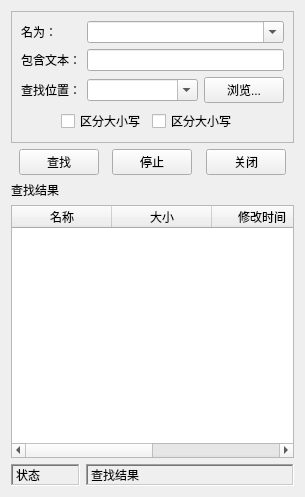
<ui version="4.0" >
 <class>FindFileForm</class>
 <widget class="QWidget" name="FindFileForm" >
  <property name="geometry" >
   <rect>
    <x>0</x>
    <y>0</y>
    <width>305</width>
    <height>497</height>
   </rect>
  </property>
  <property name="windowTitle" >
   <string>查找文件</string>
  </property>
  <property name="windowIcon" >
   <iconset/>
  </property>
  <layout class="QVBoxLayout" >
   <item>
    <widget class="QFrame" name="frame" >
     <property name="frameShape" >
      <enum>QFrame::StyledPanel</enum>
     </property>
     <property name="frameShadow" >
      <enum>QFrame::Raised</enum>
     </property>
     <layout class="QVBoxLayout" >
      <item>
       <layout class="QGridLayout" >
        <item row="0" column="0" >
         <widget class="QLabel" name="label" >
          <property name="sizePolicy" >
           <sizepolicy vsizetype="Preferred" hsizetype="Fixed" >
            <horstretch>0</horstretch>
            <verstretch>0</verstretch>
           </sizepolicy>
          </property>
          <property name="text" >
           <string>名为：</string>
          </property>
         </widget>
        </item>
        <item row="0" column="1" colspan="2" >
         <widget class="QComboBox" name="nameComboBox" >
          <property name="editable" >
           <bool>true</bool>
          </property>
         </widget>
        </item>
        <item row="1" column="0" >
         <widget class="QLabel" name="label_2" >
          <property name="sizePolicy" >
           <sizepolicy vsizetype="Preferred" hsizetype="Fixed" >
            <horstretch>0</horstretch>
            <verstretch>0</verstretch>
           </sizepolicy>
          </property>
          <property name="text" >
           <string>包含文本：</string>
          </property>
         </widget>
        </item>
        <item row="1" column="1" colspan="2" >
         <widget class="QLineEdit" name="txtLineEdit" />
        </item>
        <item row="2" column="0" >
         <widget class="QLabel" name="label_3" >
          <property name="sizePolicy" >
           <sizepolicy vsizetype="Preferred" hsizetype="Fixed" >
            <horstretch>0</horstretch>
            <verstretch>0</verstretch>
           </sizepolicy>
          </property>
          <property name="text" >
           <string>查找位置：</string>
          </property>
         </widget>
        </item>
        <item row="2" column="1" >
         <widget class="QComboBox" name="dirComboBox" >
          <property name="editable" >
           <bool>true</bool>
          </property>
         </widget>
        </item>
        <item row="2" column="2" >
         <widget class="QPushButton" name="browsePushBtn" >
          <property name="sizePolicy" >
           <sizepolicy vsizetype="Fixed" hsizetype="Maximum" >
            <horstretch>0</horstretch>
            <verstretch>0</verstretch>
           </sizepolicy>
          </property>
          <property name="text" >
           <string>浏览...</string>
          </property>
         </widget>
        </item>
       </layout>
      </item>
      <item>
       <layout class="QHBoxLayout" >
        <item>
         <spacer>
          <property name="orientation" >
           <enum>Qt::Horizontal</enum>
          </property>
          <property name="sizeType" >
           <enum>QSizePolicy::Fixed</enum>
          </property>
          <property name="sizeHint" >
           <size>
            <width>40</width>
            <height>20</height>
           </size>
          </property>
         </spacer>
        </item>
        <item>
         <widget class="QCheckBox" name="sensitiveCheckBox" >
          <property name="text" >
           <string>区分大小写</string>
          </property>
         </widget>
        </item>
        <item>
         <widget class="QCheckBox" name="subfolderCheckBox" >
          <property name="text" >
           <string>区分大小写</string>
          </property>
         </widget>
        </item>
        <item>
         <spacer>
          <property name="orientation" >
           <enum>Qt::Horizontal</enum>
          </property>
          <property name="sizeType" >
           <enum>QSizePolicy::Expanding</enum>
          </property>
          <property name="sizeHint" >
           <size>
            <width>40</width>
            <height>20</height>
           </size>
          </property>
         </spacer>
        </item>
       </layout>
      </item>
     </layout>
    </widget>
   </item>
   <item>
    <layout class="QHBoxLayout" >
     <item>
      <spacer>
       <property name="orientation" >
        <enum>Qt::Horizontal</enum>
       </property>
       <property name="sizeHint" >
        <size>
         <width>40</width>
         <height>20</height>
        </size>
       </property>
      </spacer>
     </item>
     <item>
      <widget class="QPushButton" name="findPushBtn" >
       <property name="text" >
        <string>查找</string>
       </property>
      </widget>
     </item>
     <item>
      <spacer>
       <property name="orientation" >
        <enum>Qt::Horizontal</enum>
       </property>
       <property name="sizeHint" >
        <size>
         <width>40</width>
         <height>20</height>
        </size>
       </property>
      </spacer>
     </item>
     <item>
      <widget class="QPushButton" name="stopPushBtn" >
       <property name="text" >
        <string>停止</string>
       </property>
      </widget>
     </item>
     <item>
      <spacer>
       <property name="orientation" >
        <enum>Qt::Horizontal</enum>
       </property>
       <property name="sizeHint" >
        <size>
         <width>40</width>
         <height>20</height>
        </size>
       </property>
      </spacer>
     </item>
     <item>
      <widget class="QPushButton" name="closePushBtn" >
       <property name="text" >
        <string>关闭</string>
       </property>
      </widget>
     </item>
     <item>
      <spacer>
       <property name="orientation" >
        <enum>Qt::Horizontal</enum>
       </property>
       <property name="sizeHint" >
        <size>
         <width>40</width>
         <height>20</height>
        </size>
       </property>
      </spacer>
     </item>
    </layout>
   </item>
   <item>
    <widget class="QLabel" name="label_4" >
     <property name="text" >
      <string>查找结果</string>
     </property>
    </widget>
   </item>
   <item>
    <widget class="QTableWidget" name="resultTableWidget" >
     <column>
      <property name="text" >
       <string>名称</string>
      </property>
     </column>
     <column>
      <property name="text" >
       <string>大小</string>
      </property>
     </column>
     <column>
      <property name="text" >
       <string>修改时间</string>
      </property>
     </column>
     <column>
      <property name="text" >
       <string>权限</string>
      </property>
     </column>
    </widget>
   </item>
   <item>
    <layout class="QHBoxLayout" >
     <item>
      <widget class="QLabel" name="statusLabel" >
       <property name="sizePolicy" >
        <sizepolicy vsizetype="Preferred" hsizetype="Preferred" >
         <horstretch>1</horstretch>
         <verstretch>0</verstretch>
        </sizepolicy>
       </property>
       <property name="frameShape" >
        <enum>QFrame::WinPanel</enum>
       </property>
       <property name="frameShadow" >
        <enum>QFrame::Sunken</enum>
       </property>
       <property name="text" >
        <string>状态</string>
       </property>
      </widget>
     </item>
     <item>
      <widget class="QLabel" name="resultLabel" >
       <property name="sizePolicy" >
        <sizepolicy vsizetype="Preferred" hsizetype="Preferred" >
         <horstretch>3</horstretch>
         <verstretch>0</verstretch>
        </sizepolicy>
       </property>
       <property name="frameShape" >
        <enum>QFrame::WinPanel</enum>
       </property>
       <property name="frameShadow" >
        <enum>QFrame::Sunken</enum>
       </property>
       <property name="text" >
        <string>查找结果</string>
       </property>
      </widget>
     </item>
    </layout>
   </item>
  </layout>
 </widget>
 <resources>
  <include location="findfile.qrc" />
 </resources>
 <connections/>
</ui>
